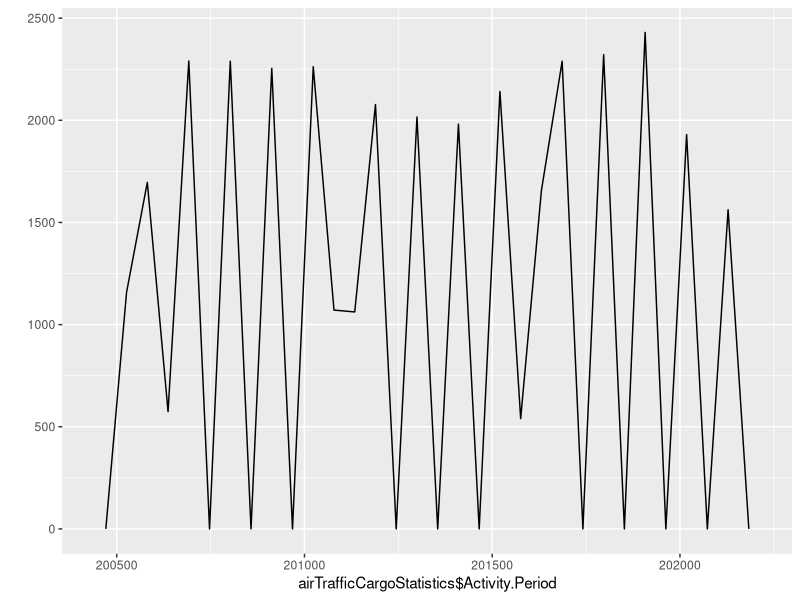
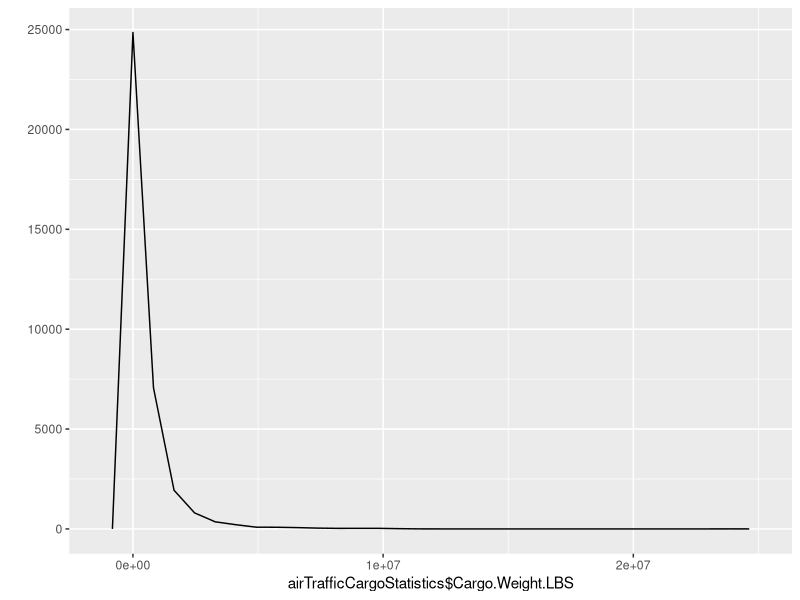
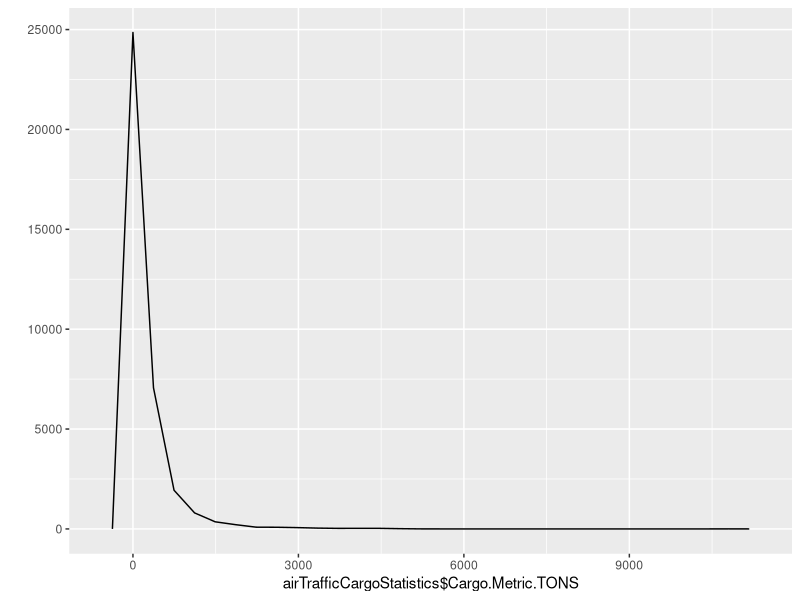

The R script that drew these images, in order: (Note: this script raises an error after producing the figures.)
library(ggplot2)

airTrafficCargoStatistics <- read.csv('Air_Traffic_Cargo_Statistics.csv')

buildFrequencyPolygons <- function() {
  activityPeriod <- qplot(
    airTrafficCargoStatistics$Activity.Period,
    data = airTrafficCargoStatistics,
    geom = 'freqpoly'
  )
  cargoWeightLBS <- qplot(
    airTrafficCargoStatistics$Cargo.Weight.LBS,
    data = airTrafficCargoStatistics,
    geom = 'freqpoly'
  )
  cargoMetricTons <- qplot(
    airTrafficCargoStatistics$Cargo.Metric.TONS,
    data = airTrafficCargoStatistics,
    geom = 'freqpoly'
  )
  return(list(activityPeriod, cargoWeightLBS, cargoMetricTons))
}

bultWhiskersAndBoxes <- function() {
  activityPeriod <- ggplot(
    data = airTrafficCargoStatistics,
    aes(y = airTrafficCargoStatistics$Activity.Period)
  ) + geom_boxplot()
  cargoWeightLBS <- ggplot(
    data = airTrafficCargoStatistics,
    aes(y = airTrafficCargoStatistics$Cargo.Weight.LBS)
  ) +
    geom_boxplot() +
    scale_y_continuous(
      trans = log2_trans(),
      breaks = trans_breaks("log2", function(x) 2^x),
      labels = trans_format("log2", math_format(2^.x))
    )
  cargoMetricTons <- ggplot(
    data = airTrafficCargoStatistics,
    aes(y = airTrafficCargoStatistics$Cargo.Metric.TONS)
  ) +
    geom_boxplot() +
    scale_y_continuous(
      trans = log2_trans(),
      breaks = trans_breaks("log2", function(x) 2^x),
      labels = trans_format("log2", math_format(2^.x))
    )
  return(list(activityPeriod, cargoWeightLBS, cargoMetricTons))
}

buildFrequencyPolygons()
bultWhiskersAndBoxes()
